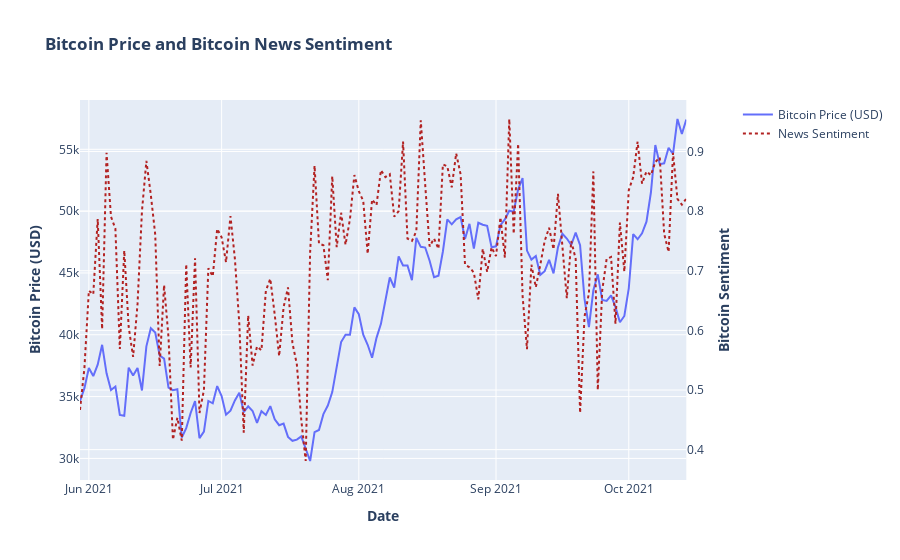

This figure's notebook cell:
### Code cell
import plotly.graph_objects as go
from plotly.subplots import make_subplots

# Create figure with secondary y-axis
fig = make_subplots(specs=[[{"secondary_y": True}]])

# Add traces
fig.add_trace(
    go.Scatter(x=df_chartdata.index, y=df_chartdata['price'], name="Bitcoin Price (USD)"),
    secondary_y=False,
)

fig.add_trace(
    go.Scatter(x=df_chartdata.index, y=df_chartdata['polarity'], name="News Sentiment", line = dict(color='firebrick', dash='dot')),
    secondary_y=True,
)

# Add figure title
fig.update_layout(
    title_text="<b>Bitcoin Price and Bitcoin News Sentiment</b>"
)

# Set x-axis title
fig.update_xaxes(title_text="<b>Date</b>")

# Set y-axes titles
fig.update_yaxes(title_text="<b>Bitcoin Price (USD)</b>", secondary_y=False)
fig.update_yaxes(title_text="<b>Bitcoin Sentiment</b>", secondary_y=True)

fig.show()

### Figure 1 — Plotly figure (JSON) as saved in the notebook; plotly's stock layout.template omitted (floating-point values rounded to 4 significant figures; data arrays with more than 128 entries replaced by an {"elided": "..."} marker saying what was removed)
{"data": [{"name": "Bitcoin Price (USD)", "type": "scatter", "x": {"elided": "138 str values"}, "xaxis": "x", "y": {"elided": "138 float values"}, "yaxis": "y"}, {"line": {"color": "firebrick", "dash": "dot"}, "name": "News Sentiment", "type": "scatter", "x": {"elided": "138 str values"}, "xaxis": "x", "y": {"elided": "138 float values"}, "yaxis": "y2"}], "layout": {"title": {"text": "<b>Bitcoin Price and Bitcoin News Sentiment</b>"}, "xaxis": {"anchor": "y", "domain": [0, 0.94], "title": {"text": "<b>Date</b>"}}, "yaxis": {"anchor": "x", "domain": [0, 1], "title": {"text": "<b>Bitcoin Price (USD)</b>"}}, "yaxis2": {"anchor": "x", "overlaying": "y", "side": "right", "title": {"text": "<b>Bitcoin Sentiment</b>"}}}}
